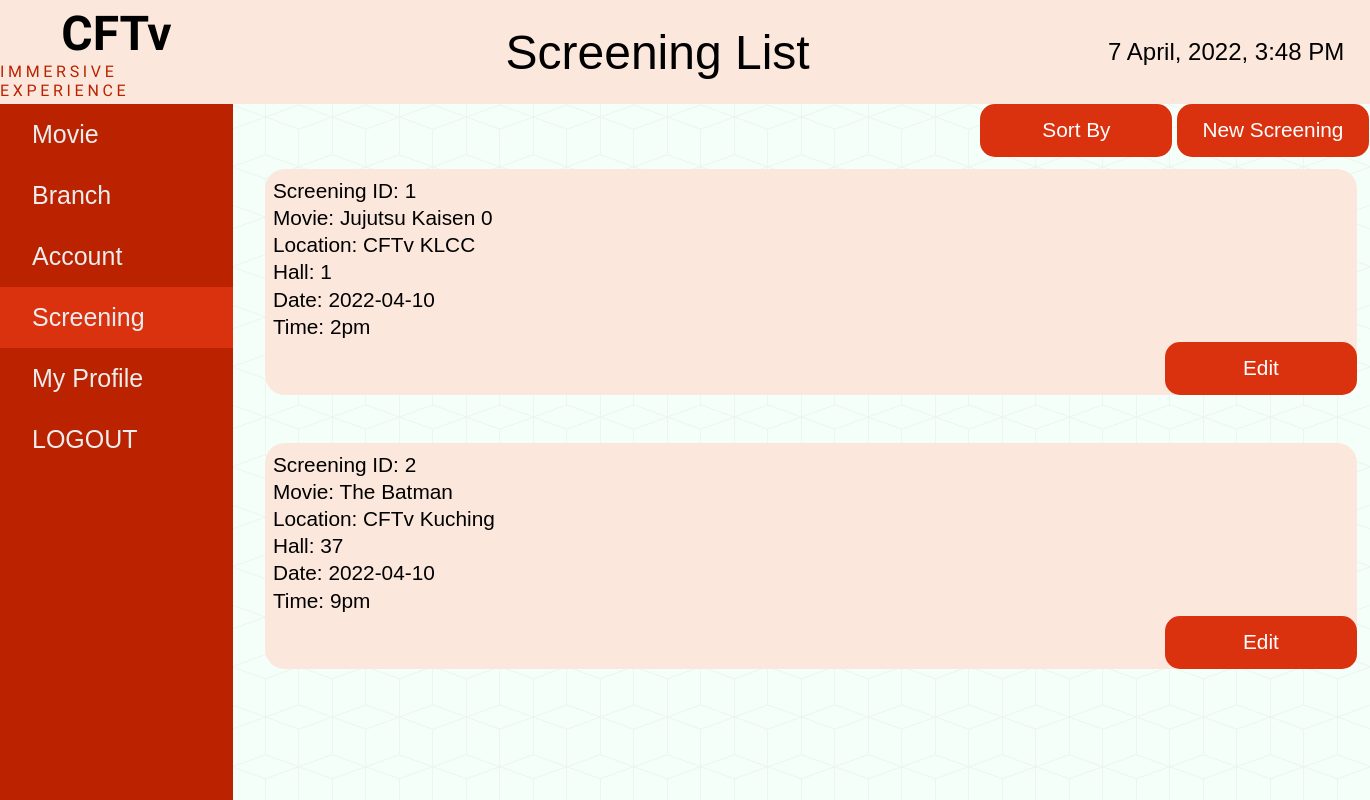
Page /screenList.php (signed in) on the committed database.
### tables this page shows
CREATE TABLE `screening` (
  `screening_id` int(11) NOT NULL,
  `screen_id` varchar(11) NOT NULL,
  `movie_id` int(11) NOT NULL,
  `branch_id` int(11) NOT NULL,
  `hall_id` int(11) NOT NULL,
  `screening_date` date NOT NULL,
  `screening_time` varchar(6) NOT NULL
);

CREATE TABLE `movie` (
  `movie_id` int(11) NOT NULL,
  `movie_poster` varchar(300) NOT NULL,
  `movie_name` varchar(300) NOT NULL,
  `movie_duration` varchar(20) NOT NULL,
  `movie_date` date NOT NULL,
  `movie_rating` int(11) NOT NULL,
  `movie_trailer` varchar(300) NOT NULL,
  `movie_desc` varchar(3000) NOT NULL,
  `movie_case` varchar(30) NOT NULL
);

CREATE TABLE `branch` (
  `br_id` int(11) NOT NULL,
  `branch_id` varchar(30) NOT NULL,
  `branch_name` varchar(300) NOT NULL,
  `branch_address` varchar(300) NOT NULL,
  `branch_image` varchar(300) DEFAULT NULL,
  `no_of_halls` int(11) NOT NULL,
  `hall_id` int(11) NOT NULL,
  `screening_id` int(11) DEFAULT NULL
);

### screenList.php (the view, shortened to what this page needs)
<?php
require_once 'config.php';
$fetch_screening = mysqli_query($connect, "select * from screening");
?>
<!DOCTYPE html>
<html lang="en">
	<head>
		<link rel="stylesheet" href="./styles/style.css" />
	</head>
	<body>
		<div class="navbar">
			<div class="logo">
				<h1>CFTv</h1>
				<p>IMMERSIVE EXPERIENCE</p>
			</div>
			<div class="heading">
				<h1>Screening List</h1>
			</div>
			<div class="date">
				<h2><?php echo date("j F, Y, g:i A") ?></h2>
			</div>
		</div>
		<div class="draw-body">
			<div class="drawer">
				<li><a href="./movieList.php">Movie</a></li>
				<li><a href="./branchList.php">Branch</a></li>
				<li><a href="./account-list.php">Account</a></li>
				<li class="active"><a href="./screenList.php">Screening</a></li>
				<li><a href="./profile.php">My Profile</a></li>
				<li><a href="branchList.php?logout" title="Log Out">LOGOUT</a></li>
			</div>
			<div class="content">
				<div class="button-b">
					<form method="post" action="#" style="display: inline;">
						<button type="submit" name="sort_screening">Sort By</button>
					</form>
					<button><a href="addScreen.php">New Screening</a></button>
				</div>
				<div class="main">
					 <?php
              while($screening = mysqli_fetch_assoc($fetch_screening)){
                $movie_det = mysqli_query($connect, "select * from movie where movie_id = '".$screening['movie_id']."' ");
                $movie = mysqli_fetch_assoc($movie_det);
                 $branch_det = mysqli_query($connect, "select * from branch where br_id = '".$screening['branch_id']."' ");
                $branch = mysqli_fetch_assoc($branch_det);
             ?>
					<div class="box-account">
						<div class="left">
							<li>Screening ID: <?php echo $screening['screen_id']; ?></li>
							<li>Movie: <?php echo $movie['movie_name']; ?></li>
							<li>Location: <?php echo $branch['branch_name']; ?></li>
							<li>Hall: <?php echo $screening['hall_id']; ?></li>
							<li>Date: <?php echo $screening['screening_date']; ?></li>
							<li>Time: <?php echo $screening['screening_time']; ?></li>
						</div>
						<button class="br_ed_btn"><a href="screenEdit.php?id=<?php echo $screening['screening_id']; ?>">Edit</a></button>
					</div>
					<br>
			<?php
		} ?>
				</div>
			</div>
		</div>
	</body>
</html>

### styles/style.css (style rules this page uses)
* { margin: 0; padding: 0; box-sizing: border-box; }
body { min-height: 100vh; font-family: 'Gill Sans', 'Gill Sans MT', Calibri, 'Trebuchet MS', sans-serif; }
.navbar { height: 13vh; display: grid; grid-template-columns: 17% auto 21%; background-color: #fce7dc; }
.navbar .logo, .heading, .date { display: flex; flex-direction: column; min-width: 100%; min-height: 100%; align-items: center; justify-content: center; }
.navbar .logo h1 { font-family: "Rajdhani"; font-size: 3rem; }
.navbar .logo p { font-family: "Rajdhani"; letter-spacing: 0.23rem; color: #ba2200; }
.navbar .heading h1 { font-size: 3rem; font-weight: 500; }
.navbar .date h2 { font-weight: 500; }
.draw-body { min-height: 87vh; display: grid; grid-template-columns: 17% auto; }
.draw-body .drawer { background-color: #ba2200; min-width: 100%; display: flex; flex-direction: column; font-size: 25px; }
.draw-body .drawer li { padding: 1rem 0; list-style: none; cursor: pointer; }
.draw-body .drawer .active { background-color: #da310f; }
.draw-body .drawer li a { padding-left: 2rem; text-decoration: none; color: #ededed; }
.draw-body .content { background-color: #f5fffa; background-image: url('../images/cubes.png'); display: grid; grid-template-rows: 12% auto; }
.draw-body .content button { height: 3.3rem; width: 12rem; border-radius: 15px; font-size: 1.3rem; background-color: #da310f; color: #fff; font-weight: 500; border: none; cursor: pointer; }
.content .main .box-account { background-color: #fce7dc; border-radius: 20px; margin: 0 2rem auto 2rem; padding: 2rem; width: auto; display: grid; grid-template-columns: 20% 60% auto; }
.content .main .box-account li { list-style: none; font-size: 1.3rem; margin-bottom: 0.1rem; padding-bottom: 0.1rem; padding-left: 0.5rem; }

### screenList.php (style rules this page uses)
a { text-decoration: none; color: white; }
.content .main .box-account { padding: 0px !important; margin-top: 30px !important; display: flow-root; }
button.br_ed_btn { margin-left: 900px; }
.left { padding-top: 10px; }
.button-b { float: right; text-align: right; margin: 0px 20px 0px 0px }
.draw-body .content { grid-template-rows: 5% auto; }

### rows in the picture
screening: screen "1", movie.movie_name "Jujutsu Kaisen 0", branch.branch_name "CFTv KLCC", hall "1", screening_date "2022-04-10", screening_time "2pm"
screening: screen "2", movie.movie_name "The Batman", branch.branch_name "CFTv Kuching", hall "37", screening_date "2022-04-10", screening_time "9pm"
